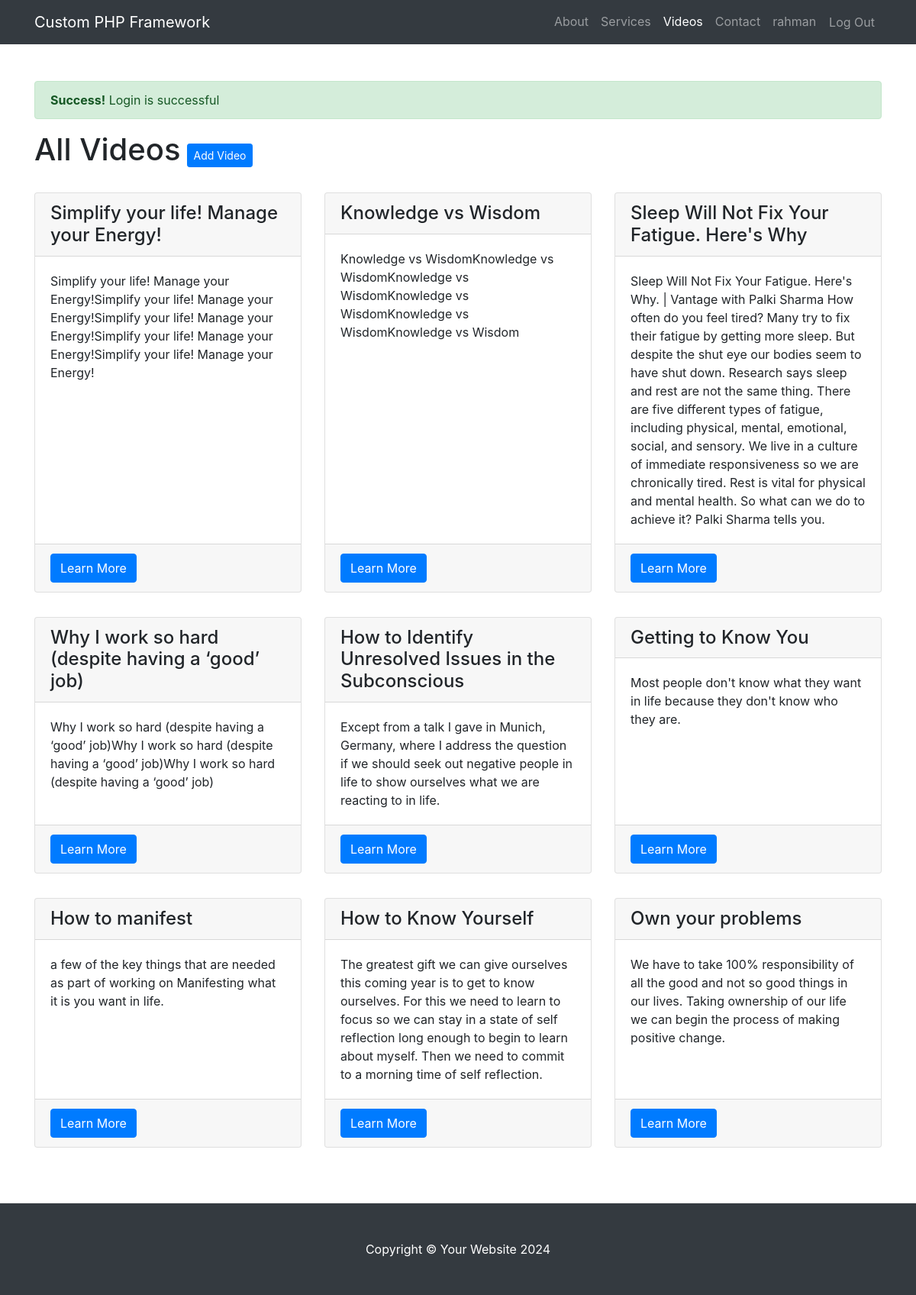
The app's page /videos (signed in) with its own data.
### tables this page shows
CREATE TABLE IF NOT EXISTS `videos` (
  `id` int(11) NOT NULL AUTO_INCREMENT,
  `user_id` int(11) NOT NULL,
  `title` varchar(255) NOT NULL,
  `description` text NOT NULL,
  `embed` longtext NOT NULL,
  `created` datetime NOT NULL DEFAULT CURRENT_TIMESTAMP,
  PRIMARY KEY (`id`)
);

### Core/helper.php (called while the page is built, shortened)
<?php
function getCurrentURIPath() {
    return parse_url($_SERVER['REQUEST_URI'])['path'];
}
function isCurrentURI( $values ) {
    return in_array( getCurrentURIPath() , $values );
}
function view( $file, $variables = [] ) {
    extract($variables );
    require BASE_PATH . 'views/' .$file.'.view.php';
}

### Http/Controllers/videos/index.php (called while the page is built, shortened)
<?php
$db = App::resolve('Core\Database');
$videos = $db->query( "select * from videos where user_id = ? order by id desc" , [ $_SESSION['user']['id'] ] )->get();
$header = "All Videos";
$success = Session::get('success');
view('videos/index', compact( 'header' , 'videos' , 'success' ) );

### router.php (called while the page is built, shortened)
<?php
$uri = getCurrentURIPath();
try {
    $method = $_POST['_method'] ?? $_SERVER['REQUEST_METHOD'] ;
    Router::route( $uri , $method );
} catch (ValidationException $exception) {
    Session::flash('errors', $exception->errors);
    Session::flash('old', $exception->old);
    redirect(Router::previousUrl());
}

### index.php (called while the page is built, shortened)
<?php
require BASE_PATH . 'Core/helper.php';
require 'bootstrap.php';
require 'router.php';

### Core/Session.php (called while the page is built, shortened)
<?php
class Session
{
    public static function get($key , $default = null)
    {
        if( isset($_SESSION['flash'][$key]) ) {
            return $_SESSION['flash'][$key];
        }
        return $_SESSION[$key] ?? $default;
    }
}

### Core/App.php (called while the page is built, shortened)
<?php
class App
{
    protected static $container;
    public static function set($container)
    {
        static::$container = $container;
    }
    public static function container()
    {
        return static::$container;
    }
    public static function resolve($key)
    {
        return static::container()->resolve($key);
    }
}

### Core/Database.php (called while the page is built, shortened)
<?php
class Database
{
    public $connection;
    public $statement;
    public function __construct( $username = 'root', $password = '' )
    {
        $config = [
            'host' => 'localhost',
            'port' => 3306,
            'dbname' => 'custom-php-framework',
            'charset' => 'utf8mb4'
        ];
        $dsn = "mysql:host={$config['host']};port={$config['port']};dbname={$config['dbname']};charset={$config['charset']}";
        $this->connection = new \PDO($dsn , $username , $password , [
            \PDO::ATTR_DEFAULT_FETCH_MODE => \PDO::FETCH_ASSOC
        ]);
    }
    public function query($query , $params = [])
    {
       $this->statement = $this->connection->prepare($query);
       $this->statement->execute($params);
        return $this;
    }
    public function get()
    {
        return $this->statement->fetchAll();
    }
}

### bootstrap.php (called while the page is built, shortened)
<?php
$container = new Container();
$container->bind('Core\Database', function () {
    return new Database();
});

### Core/Container.php (called while the page is built, shortened)
<?php
class Container {
    protected $containers = [];
    public function bind( $key, $service  ) {
        $this->containers[$key] = $service;
    }
    public function resolve( $key ) {
        $service = $this->containers[$key];
        return $service();
    }
}

### views/videos/index.view.php (the view, shortened to what this page needs)
<?php
require BASE_PATH . 'views/partials/header.php' ?>
<?php require BASE_PATH . 'views/partials/nav.php' ?>
<section class="py-5">
    <div class="container">
        <?php if( $success ): ?>
        <div class="alert alert-success">
            <strong>Success!</strong> <?= $success ?>
        </div>
        <?php endif; ?>
        <h1 class="mb-4 float-left"><?= $header ?></h1> <a class="btn btn-primary btn-sm ml-2 mt-3" href="/videos/create">Add Video</a>
        <div class="clearfix"></div>
        <div class="row">
            <?php foreach( $videos as $video ) : ?>
            <div class="col-lg-4 mt-2 mb-lg-4">
                <div class="card h-100">
                    <h4 class="card-header"><?= $video['title'] ?></h4>
                    <div class="card-body"><p class="card-text"><?= $video['description'] ?></p></div>
                    <div class="card-footer"><a class="btn btn-primary" href="/video?id=<?= $video['id'] ?>">Learn More</a></div>
                </div>
            </div>
            <?php endforeach; ?>
        </div>
    </div>
</section>
<?php require BASE_PATH . 'views/partials/footer.php' ?>

### Core/Router.php (shortened to what this page needs)
<?php
class Router {
    protected static $routes = [];
    public static function add($method, $uri, $controller)
    {
        self::$routes[] = [
            'uri' => $uri,
            'controller' => $controller,
            'method' => $method
        ];
    }
    public static function route($uri, $method)
    {
        foreach (self::$routes as $route) {
            if ($route['uri'] === $uri && $route['method'] === strtoupper($method)) {
                return require BASE_PATH . 'Http/Controllers/' .$route['controller'].'.php';
            }
        }
    }
}

### views/partials/header.php (shortened to what this page needs)
<!DOCTYPE html>
<html lang="en">
<head>
    <link href="/assets/css/styles.css" rel="stylesheet" />
</head>
<body>

### views/partials/nav.php (shortened to what this page needs)
<nav class="navbar navbar-expand-lg navbar-dark bg-dark">
    <div class="container">
        <a class="navbar-brand" href="/">Custom PHP Framework</a>
        <div class="collapse navbar-collapse" id="navbarResponsive">
            <ul class="navbar-nav ml-auto">
                <li class="nav-item <?= isCurrentURI(['/about']) ? 'active' : '' ?>"><a class="nav-link" href="/about">About</a></li>
                <li class="nav-item <?= isCurrentURI(['/services']) ? 'active' : '' ?>"><a class="nav-link" href="/services">Services</a></li>
                <?php if ($_SESSION['user'] ?? false) : ?>
                <li class="nav-item <?= isCurrentURI(['/videos','/video','/video/edit']) ? 'active' : '' ?>"><a class="nav-link" href="/videos">Videos</a></li>
                <?php endif; ?>
                <li class="nav-item "><a class="nav-link" href="/contact.html">Contact</a></li>
                <?php if ($_SESSION['user'] ?? false) : ?>
                <li class="nav-item "><a class="nav-link" href="/dashboard"><?= $_SESSION['user']['name'] ?></a></li>
                <li class="nav-item ">
                    <form method="POST" action="/logout">
                        <button class="btn nav-link">Log Out</button>
                    </form>
                <?php else: ?>
                    <li class="nav-item <?= isCurrentURI(['/register']) ? 'active' : '' ?>"><a class="nav-link" href="/register">Register</a></li>
                    <li class="nav-item <?= isCurrentURI(['/login']) ? 'active' : '' ?>"><a class="nav-link" href="/login">Login</a></li>
                <?php endif; ?>
            </ul>
        </div>
    </div>
</nav>

### views/partials/footer.php (shortened to what this page needs)
<footer class="py-5 bg-dark">
    <div class="container"><p class="m-0 text-center text-white">Copyright &copy; Your Website 2024</p></div>
</footer>
</body>
</html>

### records on screen
videos: title "Simplify your life! Manage your Energy!", description "Simplify your life! Manage your Energy!Simplify your life! Manage your Energy!Simplify your life! Manage your Energy!Simplify your life! Manage your Energy!Simplify your life! Manage your Energy!"
videos: title "Knowledge vs Wisdom", description "Knowledge vs WisdomKnowledge vs WisdomKnowledge vs WisdomKnowledge vs WisdomKnowledge vs WisdomKnowledge vs Wisdom"
videos: title "Sleep Will Not Fix Your Fatigue. Here's Why", description "Sleep Will Not Fix Your Fatigue. Here's Why. | Vantage with Palki Sharma How often do you feel tired? Many try to fix their fatigue by getting more sleep. But despite the shut eye our bodies seem to have shut down. Research says sleep and rest are not the same thing. There are five different types of fatigue, including physical, mental, emotional, social, and sensory. We live in a culture of immediate responsiveness so we are chronically tired. Rest is vital for physical and mental health. So what can we do to achieve it? Palki Sharma tells you."
videos: title "Why I work so hard (despite having a ‘good’ job)", description "Why I work so hard (despite having a ‘good’ job)Why I work so hard (despite having a ‘good’ job)Why I work so hard (despite having a ‘good’ job)"
videos: title "How to Identify Unresolved Issues in the Subconscious", description "Except from a talk I gave in Munich, Germany, where I address the question if we should seek out negative people in life to show ourselves what we are reacting to in life."
videos: title "Getting to Know You", description "Most people don't know what they want in life because they don't know who they are."
videos: title "How to manifest", description "a few of the key things that are needed as part of working on Manifesting what it is you want in life."
videos: title "How to Know Yourself", description "The greatest gift we can give ourselves this coming year is to get to know ourselves. For this we need to learn to focus so we can stay in a state of self reflection long enough to begin to learn about myself. Then we need to commit to a morning time of self reflection."
videos: title "Own your problems", description "We have to take 100% responsibility of all the good and not so good things in our lives. Taking ownership of our life we can begin the process of making positive change."
